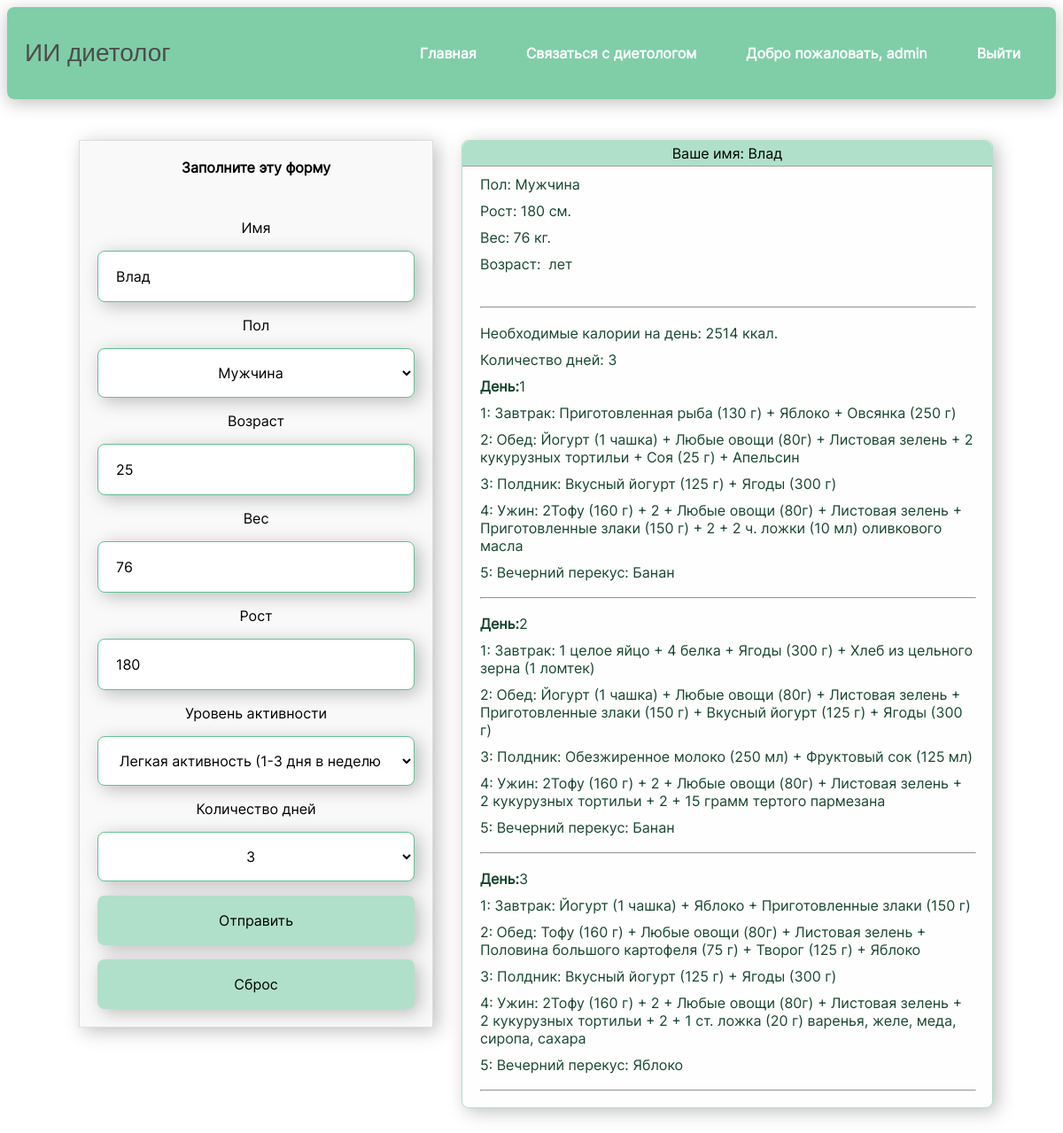
The app's page / (signed in) with its own data.
### home/models.py (models this page shows, shortened)
class Details(models.Model):
    class Meta:
        verbose_name_plural = "Details"
    gender_choices = [
        ("Мужчина", "Мужчина"),
        ("Женщина", "Женщина"),
    ]
    activity_choices = [
        (
            "Сидячий (мало или отсутствует физическая активность)",
            "Сидячий (мало или отсутствует физическая активность)",
        ),
        (
            "Легкая активность (1-3 дня в неделю)",
            "Легкая активность (1-3 дня в неделю)",
        ),
        (
            "Умеренная активность (3-5 дней в неделю)",
            "Умеренная активность (3-5 дней в неделю)",
        ),
        ("Очень активный (6-7 дней в неделю)", "Очень активный (6-7 дней в неделю)"),
        ("Супер активный (два раза в день)", "Супер активный (два раза в день)"),
    ]
    number_of_days_choices = [
        (1, 1),
        (3, 3),
        (7, 7),
    ]
    user = models.OneToOneField(
        User, on_delete=models.CASCADE, related_name="details", null=True
    )
    name = models.CharField(max_length=100, blank=True, null=True)
    gender = models.CharField(choices=gender_choices, max_length=100)
    weight = models.IntegerField(blank=True, null=True)
    height = models.IntegerField(blank=True, null=True)
    age = models.IntegerField(blank=True, null=True)
    activity = models.CharField(
        choices=activity_choices, max_length=100, blank=True, null=True
    )
    number_of_days = models.IntegerField(
        choices=number_of_days_choices, blank=True, null=True
    )
    user_photo = models.ImageField(upload_to="user_photo", blank=True)

### home/views.py (the view)
# urls.py: re_path("^$", views.index, name="index"),
def index(request: HttpRequest):
    detail_form = forms.DetailForm(user=request.user)
    context = {"form": detail_form, "message": "0"}
    if request.method == "POST":
        name = request.POST.get("name")
        gender = request.POST.get("gender")
        weight = request.POST.get("weight")
        height = request.POST.get("height")
        age = request.POST.get("age")
        activity = request.POST.get("activity")
        number_of_days = request.POST.get("number_of_days")
        if not request.user.is_authenticated:
            request.session["details"] = dict()
            request.session["details"]["name"] = name
            request.session["details"]["gender"] = gender
            request.session["details"]["weight"] = weight
            request.session["details"]["height"] = height
            request.session["details"]["age"] = age
            request.session["details"]["activity"] = activity
            request.session["details"]["number_of_days"] = number_of_days
            request.session.modified = True
        else:
            try:
                details = Details.objects.get(user=request.user)
            except Details.DoesNotExist:
                details = None
            if details:
                details_form = forms.DetailForm(
                    request.POST, user=request.user, instance=details
                )
                if details_form.is_valid():
                    details = details_form.save(commit=False)
                    details.user = request.user
                    details_form.save()
        return redirect("index")
    else:
        if request.user.is_authenticated:
            try:
                details = Details.objects.get(user=request.user)
            except Details.DoesNotExist:
                details = None
        else:
            if "details" in request.session:
                details = request.session.get("details", None)
            else:
                details = None
        if details:
            if isinstance(details, dict):
                name = details["name"]
                gender = details["gender"]
                weight = details["weight"]
                height = details["height"]
                age = details["age"]
                activity = details["activity"]
            else:
                name = details.name
                gender = details.gender
                weight = details.weight
                height = details.height
                age = details.age
                activity = details.activity
            context["message"] = "1"
            context["name"] = name
            context["gender"] = gender
            context["height"] = height
            context["weight"] = weight
            w = float(weight) if weight else 0
            h = float(height) if height else 0
            age = int(age) if age else 0
            act = activity
            gender = gender
            context["cal"] = get_calories(
                gender=gender,
                weight=w,
                height=h,
                age=age,
                activity=act,
            )
            diet = get_diet(details, request)
            context["diets"] = diet
            context["message"] = "1"
        else:
            context["message"] = "0"
        return render(request, "index.html", context=context)

### home/utils/diet_plan_generate.py (called while the page is built)
def get_calories(
    gender: Literal["Мужчина", "Женщина"],
    weight: "int > 0",
    height: "int > 0",
    age: "int > 0",
    activity: str,
) -> int:
    match gender:
        case "Мужчина":
            cal = 88.362 + 13.397 * weight + 4.799 * height - 5.677 * age
        case "Женщина":
            cal = 447.593 + 9.247 * weight + 3.098 * height - 4.330 * age
        case _:
            raise ValueError("Wrong parameter gender")
    if activity not in ACTIVITIES:
        raise ValueError("Wrong parameter activity")
    return int(ACTIVITIES[activity] * cal)

def days_diet_plan(
    number_of_days: "int > 0",
    gender: Literal["Мужчина", "Женщина"],
    weight: "int > 0",
    height: "int > 0",
    age: "int > 0",
    activity: str,
) -> list[dict]:
    number_of_days = int(number_of_days) if number_of_days else 0
    result = []
    for _ in range(number_of_days):
        result.append(
            one_day_diet_plan(
                gender=gender,
                weight=weight,
                height=height,
                age=age,
                activity=activity,
            )
        )
    return result

### home/views.py (called while the page is built)
def get_diet(details, request) -> dict | None:
    if isinstance(details, dict):
        gender = details["gender"]
        weight = details["weight"]
        height = details["height"]
        age = details["age"]
        activity = details["activity"]
        number_of_days = details["number_of_days"]
    else:
        gender = details.gender
        weight = details.weight
        height = details.height
        age = details.age
        activity = details.activity
        number_of_days = details.number_of_days
        return days_diet_plan(
            gender=gender,
            weight=weight,
            height=height,
            age=age,
            activity=activity,
            number_of_days=number_of_days,
        )

### home/templates/index.html (shortened to what this page needs)
{% extends 'base.html' %}
{% block content %}
  <div class="row">
    <div class="container-400">
      <form class="form_input_user_parameters" method="POST" action="#" id="details_form">
        <p><strong>Заполните эту форму</strong></p>
        <div class="form-group">
          <div class="form-group">
            <label id="name_label" for="id_name">Имя</label>
            {{ form.name }}
            <label id="gender_label" for="id_gender">Пол</label>
            {{ form.gender }}
            <label id="age_label" for="id_age">Возраст</label>
            {{ form.age }}
            <label id="weight_label" for="id_weight">Вес</label>
            {{ form.weight }}
            <label id="height_label" for="id_height">Рост</label>
            {{ form.height }}
            <label id="activity_label" for="id_activity">Уровень активности</label>
            {{ form.activity }}
            <label id="number_of_days_label" for="id_number_of_days">Количество дней</label>
            {{ form.number_of_days }}
          </div>
          <button type="submit" class="btn">Отправить</button>
          <button type="reset" class="btn">Сброс</button>
        </div>
      </form>
    </div>
    <div class="container-600">
      <div class="card">
        <div class="card-header">
           {% if message == '1' %}
            <p>Ваше имя: {% if name %}{{ name }}{% else %}{{ request.user.username }}{% endif %}</p>
          {% endif %}
        </div>
        <div class="card-body">
           {% if message == '1' %}
            <p>Пол: {{ gender }}</p>
            <p>Рост: {{ height }} см.</p>
            <p>Вес: {{ weight }} кг.</p>
            <p>Возраст: {{ age }} лет
              {{ data_5 }}</p>
            <hr />
              <p>Необходимые калории на день: {{ cal }} ккал.</p>
            {% if diets %}
              <p>Количество дней: {{ diets | length }}</p>
              {% for diet in diets %}
                <p><strong>День:</strong> {{forloop.counter}}</p>
                <p>1: {{ diet.breakfast }}</p>
                <p>2: {{ diet.lunch }}</p>
                <p>3: {{ diet.afternoon_snack }}</p>
                <p>4: {{ diet.dinner }}</p>
                <p>5: {{ diet.evening_snack }}</p>
                <hr />
              {% endfor %}
            {% endif %}
          {% endif %}
        </div>
      </div>
    </div>
  </div>
{% endblock %}

### home/templates/base.html (shortened to what this page needs)
<!DOCTYPE html>
<html lang="en">
  <head>
    {% load static %}
    <link rel="stylesheet" href="{% static 'css/style.css' %}" />
  </head>
  <body>
    <div class="main">
      <div class="nav-container">
        <nav>
          <a class="brand-text" href="{% url 'index' %}">ИИ диетолог</a>
          <ul>
            <li>
              <a href="{% url 'index' %}">Главная</a>
            </li>
            <li>
              <a href="{% url 'contact'%}">Связаться с диетологом</a>
            </li>
            {% if not request.user.is_authenticated %}
              <li>
                <a href="{% url 'login' %}">Аккаунт</a>
              </li>
            {% else %}
              <li>
                <a href="{% url 'me' %}">Добро пожаловать, {{ user.username }}</a>
              </li>
              <li>
                <a href="{% url 'logout' %}?next={{ request.path }}">Выйти</a>
              </li>
            {% endif %}
          </ul>
        </nav>
      </div>
      <div class="container-full">
        {% block content %}
        {% endblock %}
      </div>
    </div>
  </body>
</html>

### records on screen
Details: name "Влад", gender "Мужчина", age "25", weight "76", height "180", activity "Легкая активность (1-3 дня в неделю)", number_of_days "3"

### other values on screen
{{ user.username }} "admin"
{{ height }} "180"
{{ weight }} "76"
{{ cal }} "2514"
{{ diets | length }} "3"
{{ diet.breakfast }} "Завтрак: Приготовленная рыба (130 г) + Яблоко + Овсянка (250 г)" "Завтрак: 1 целое яйцо + 4 белка + Ягоды (300 г) + Хлеб из цельного зерна (1 ломтек)" "Завтрак: Йогурт (1 чашка) + Яблоко + Приготовленные злаки (150 г)"
{{ diet.lunch }} "Обед: Йогурт (1 чашка) + Любые овощи (80г) + Листовая зелень + 2 кукурузных тортильи + Соя (25 г) + Апельсин" "Обед: Йогурт (1 чашка) + Любые овощи (80г) + Листовая зелень + Приготовленные злаки (150 г) + Вкусный йогурт (125 г) + Ягоды (300 г)" "Обед: Тофу (160 г) + Любые овощи (80г) + Листовая зелень + Половина большого картофеля (75 г) + Творог (125 г) + Яблоко"
{{ diet.afternoon_snack }} "Полдник: Вкусный йогурт (125 г) + Ягоды (300 г)" "Полдник: Обезжиренное молоко (250 мл) + Фруктовый сок (125 мл)" "Полдник: Вкусный йогурт (125 г) + Ягоды (300 г)"
{{ diet.dinner }} "Ужин: 2Тофу (160 г) + 2 + Любые овощи (80г) + Листовая зелень + Приготовленные злаки (150 г) + 2 + 2 ч. ложки (10 мл) оливкового масла" "Ужин: 2Тофу (160 г) + 2 + Любые овощи (80г) + Листовая зелень + 2 кукурузных тортильи + 2 + 15 грамм тертого пармезана" "Ужин: 2Тофу (160 г) + 2 + Любые овощи (80г) + Листовая зелень + 2 кукурузных тортильи + 2 + 1 ст. ложка (20 г) варенья, желе, меда, сиропа, сахара"
{{ diet.evening_snack }} "Вечерний перекус: Банан" "Вечерний перекус: Банан" "Вечерний перекус: Яблоко"
